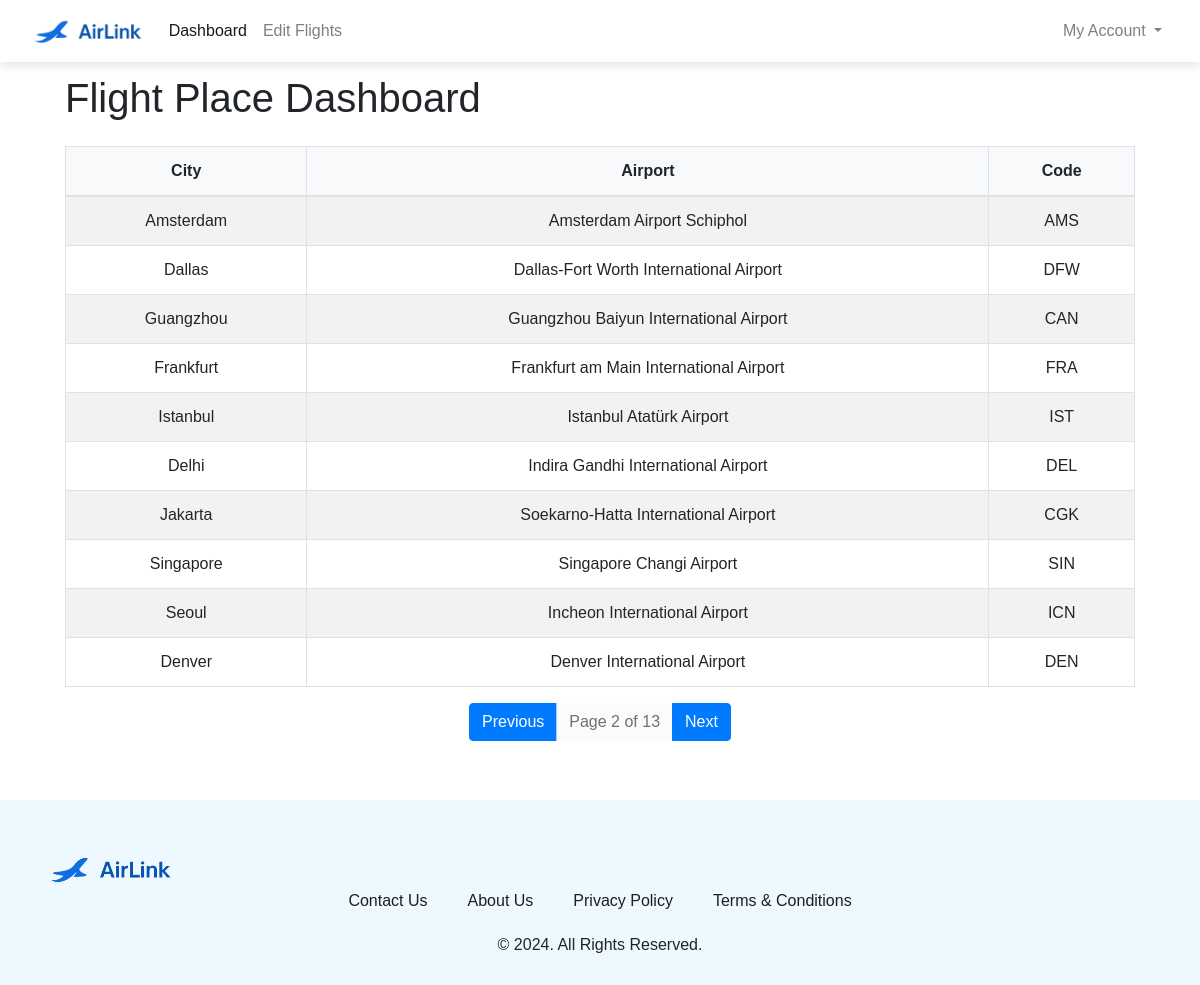
The page /admindashboard/?page=2 (signed in) on the database its author committed.
### flight/models.py (models this page shows, shortened)
class Airport(models.Model):
    city = models.CharField(max_length=100)
    airport = models.CharField(max_length=255)
    code = models.CharField(max_length=10, unique=True)
    country = models.CharField(max_length=100)

### flight/views.py (the view)
# urls.py: path('admindashboard/', views.admin_dashboard, name='admindashboard'),
def admin_dashboard(request):
    if not is_admin(request.user):
        return redirect('adminlogin')
    airports = Airport.objects.all()
    paginator = Paginator(airports, 10)  # Show 10 airports per page
    page_number = request.GET.get('page')
    page_obj = paginator.get_page(page_number)
    return render(request, 'flight/admindashboard.html', {'flight_place': page_obj})

### flight/views.py (called while the page is built)
def is_admin(user):
    return user.is_authenticated and user.is_staff

### flight/templates/flight/admindashboard.html (shortened to what this page needs)
{% extends 'flight/layout3.html' %}
{% load static %}
{% block head %}
    <link rel="stylesheet" type="text/css" href="{% static 'css/dashboard.css' %}">
{% endblock head %}
{% block body %}
<section class="section section1">
    <div class="container">
        <div class="row">
            <div class="col-md-12">
                <div class="section-heading">
                    <h1 class="mt-4">Flight Place Dashboard</h1>
                </div>
                <table class="table table-bordered table-striped mt-4">
                    <thead>
                        <tr>
                            <th>City</th>
                            <th>Airport</th>
                            <th>Code</th>
                        </tr>
                    </thead>
                    <tbody>
                        {% for place in flight_place %}
                        <tr>
                            <td>{{ place.city }}</td>
                            <td>{{ place.airport }}</td>
                            <td>{{ place.code }}</td>
                        </tr>
                        {% empty %}
                        <tr>
                            <td colspan="4" class="text-center">No data available.</td>
                        </tr>
                        {% endfor %}
                    </tbody>
                </table>
                <div class="d-flex justify-content-center mt-3">
                    <div class="btn-group" role="group">
                        {% if flight_place.has_previous %}
                            <a href="?page={{ flight_place.previous_page_number }}" class="btn btn-primary">Previous</a>
                        {% else %}
                            <a class="btn btn-secondary disabled" aria-disabled="true">Previous</a>
                        {% endif %}
                        <span class="btn btn-light disabled">
                            Page {{ flight_place.number }} of {{ flight_place.paginator.num_pages }}
                        </span>
                        {% if flight_place.has_next %}
                            <a href="?page={{ flight_place.next_page_number }}" class="btn btn-primary">Next</a>
                        {% else %}
                            <a class="btn btn-secondary disabled" aria-disabled="true">Next</a>
                        {% endif %}
                    </div>
                </div>
            </div>
        </div>
    </div>
</section>
{% endblock %}

### flight/static/css/layout_style.css (style rules this page uses)
body { margin: 0px; padding: 0px; font-family: "Rubik", sans-serif; font-weight: normal; font-style: normal; min-width: 250px; }
.section { background-size: cover; background-position: center; background-repeat: no-repeat; padding: 30px 50px; min-height: 100vh; }

### flight/static/css/dashboard.css (style rules this page uses)
.container { margin-top: 20px; }
table { width: 100%; border-collapse: collapse; }
thead th { background-color: #f8f9fa; font-weight: bold; text-align: center; }
table, th, td { border: 1px solid #dee2e6; padding: 10px; }
td { text-align: center; }

### rows shown on the page
Airport: city "Amsterdam", airport "Amsterdam Airport Schiphol", code "AMS"
Airport: city "Dallas", airport "Dallas-Fort Worth International Airport", code "DFW"
Airport: city "Guangzhou", airport "Guangzhou Baiyun International Airport", code "CAN"
Airport: city "Frankfurt", airport "Frankfurt am Main International Airport", code "FRA"
Airport: city "Istanbul", airport "Istanbul Atatürk Airport", code "IST"
Airport: city "Delhi", airport "Indira Gandhi International Airport", code "DEL"
Airport: city "Jakarta", airport "Soekarno-Hatta International Airport", code "CGK"
Airport: city "Singapore", airport "Singapore Changi Airport", code "SIN"
Airport: city "Seoul", airport "Incheon International Airport", code "ICN"
Airport: city "Denver", airport "Denver International Airport", code "DEN"

### other values the page prints
{{ flight_place.number }} "2"
{{ flight_place.paginator.num_pages }} "13"
